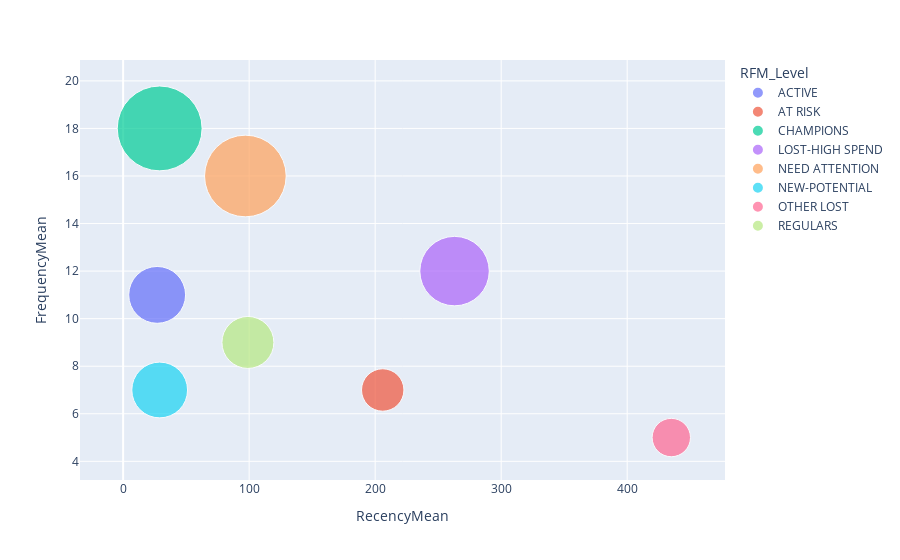

The notebook cell saved with this chart:
### Code cell
import plotly.express as px

fig = px.scatter(rfm_agg, x="RecencyMean", y="FrequencyMean", size="MonetaryMean", color="RFM_Level",
           hover_name="RFM_Level", size_max = 60) 
fig.show()

### Figure 1 — Plotly figure (JSON) as saved in the notebook; plotly's stock layout.template omitted (floating-point values rounded to 4 significant figures)
{"data": [{"hovertemplate": "<b>%{hovertext}</b><br><br>RFM_Level=ACTIVE<br>RecencyMean=%{x}<br>FrequencyMean=%{y}<br>MonetaryMean=%{marker.size}<extra></extra>", "hovertext": ["ACTIVE"], "legendgroup": "ACTIVE", "marker": {"color": "#636efa", "size": [79], "sizemode": "area", "sizeref": 0.04889, "symbol": "circle"}, "mode": "markers", "name": "ACTIVE", "orientation": "v", "showlegend": true, "type": "scatter", "x": [27], "xaxis": "x", "y": [11], "yaxis": "y"}, {"hovertemplate": "<b>%{hovertext}</b><br><br>RFM_Level=AT RISK<br>RecencyMean=%{x}<br>FrequencyMean=%{y}<br>MonetaryMean=%{marker.size}<extra></extra>", "hovertext": ["AT RISK"], "legendgroup": "AT RISK", "marker": {"color": "#EF553B", "size": [44], "sizemode": "area", "sizeref": 0.04889, "symbol": "circle"}, "mode": "markers", "name": "AT RISK", "orientation": "v", "showlegend": true, "type": "scatter", "x": [206], "xaxis": "x", "y": [7], "yaxis": "y"}, {"hovertemplate": "<b>%{hovertext}</b><br><br>RFM_Level=CHAMPIONS<br>RecencyMean=%{x}<br>FrequencyMean=%{y}<br>MonetaryMean=%{marker.size}<extra></extra>", "hovertext": ["CHAMPIONS"], "legendgroup": "CHAMPIONS", "marker": {"color": "#00cc96", "size": [176], "sizemode": "area", "sizeref": 0.04889, "symbol": "circle"}, "mode": "markers", "name": "CHAMPIONS", "orientation": "v", "showlegend": true, "type": "scatter", "x": [29], "xaxis": "x", "y": [18], "yaxis": "y"}, {"hovertemplate": "<b>%{hovertext}</b><br><br>RFM_Level=LOST-HIGH SPEND<br>RecencyMean=%{x}<br>FrequencyMean=%{y}<br>MonetaryMean=%{marker.size}<extra></extra>", "hovertext": ["LOST-HIGH SPEND"], "legendgroup": "LOST-HIGH SPEND", "marker": {"color": "#ab63fa", "size": [118], "sizemode": "area", "sizeref": 0.04889, "symbol": "circle"}, "mode": "markers", "name": "LOST-HIGH SPEND", "orientation": "v", "showlegend": true, "type": "scatter", "x": [263], "xaxis": "x", "y": [12], "yaxis": "y"}, {"hovertemplate": "<b>%{hovertext}</b><br><br>RFM_Level=NEED ATTENTION<br>RecencyMean=%{x}<br>FrequencyMean=%{y}<br>MonetaryMean=%{marker.size}<extra></extra>", "hovertext": ["NEED ATTENTION"], "legendgroup": "NEED ATTENTION", "marker": {"color": "#FFA15A", "size": [163], "sizemode": "area", "sizeref": 0.04889, "symbol": "circle"}, "mode": "markers", "name": "NEED ATTENTION", "orientation": "v", "showlegend": true, "type": "scatter", "x": [97], "xaxis": "x", "y": [16], "yaxis": "y"}, {"hovertemplate": "<b>%{hovertext}</b><br><br>RFM_Level=NEW-POTENTIAL<br>RecencyMean=%{x}<br>FrequencyMean=%{y}<br>MonetaryMean=%{marker.size}<extra></extra>", "hovertext": ["NEW-POTENTIAL"], "legendgroup": "NEW-POTENTIAL", "marker": {"color": "#19d3f3", "size": [76], "sizemode": "area", "sizeref": 0.04889, "symbol": "circle"}, "mode": "markers", "name": "NEW-POTENTIAL", "orientation": "v", "showlegend": true, "type": "scatter", "x": [29], "xaxis": "x", "y": [7], "yaxis": "y"}, {"hovertemplate": "<b>%{hovertext}</b><br><br>RFM_Level=OTHER LOST<br>RecencyMean=%{x}<br>FrequencyMean=%{y}<br>MonetaryMean=%{marker.size}<extra></extra>", "hovertext": ["OTHER LOST"], "legendgroup": "OTHER LOST", "marker": {"color": "#FF6692", "size": [36], "sizemode": "area", "sizeref": 0.04889, "symbol": "circle"}, "mode": "markers", "name": "OTHER LOST", "orientation": "v", "showlegend": true, "type": "scatter", "x": [435], "xaxis": "x", "y": [5], "yaxis": "y"}, {"hovertemplate": "<b>%{hovertext}</b><br><br>RFM_Level=REGULARS<br>RecencyMean=%{x}<br>FrequencyMean=%{y}<br>MonetaryMean=%{marker.size}<extra></extra>", "hovertext": ["REGULARS"], "legendgroup": "REGULARS", "marker": {"color": "#B6E880", "size": [66], "sizemode": "area", "sizeref": 0.04889, "symbol": "circle"}, "mode": "markers", "name": "REGULARS", "orientation": "v", "showlegend": true, "type": "scatter", "x": [99], "xaxis": "x", "y": [9], "yaxis": "y"}], "layout": {"legend": {"itemsizing": "constant", "title": {"text": "RFM_Level"}, "tracegroupgap": 0}, "margin": {"t": 60}, "xaxis": {"anchor": "y", "domain": [0, 1], "title": {"text": "RecencyMean"}}, "yaxis": {"anchor": "x", "domain": [0, 1], "title": {"text": "FrequencyMean"}}}}
